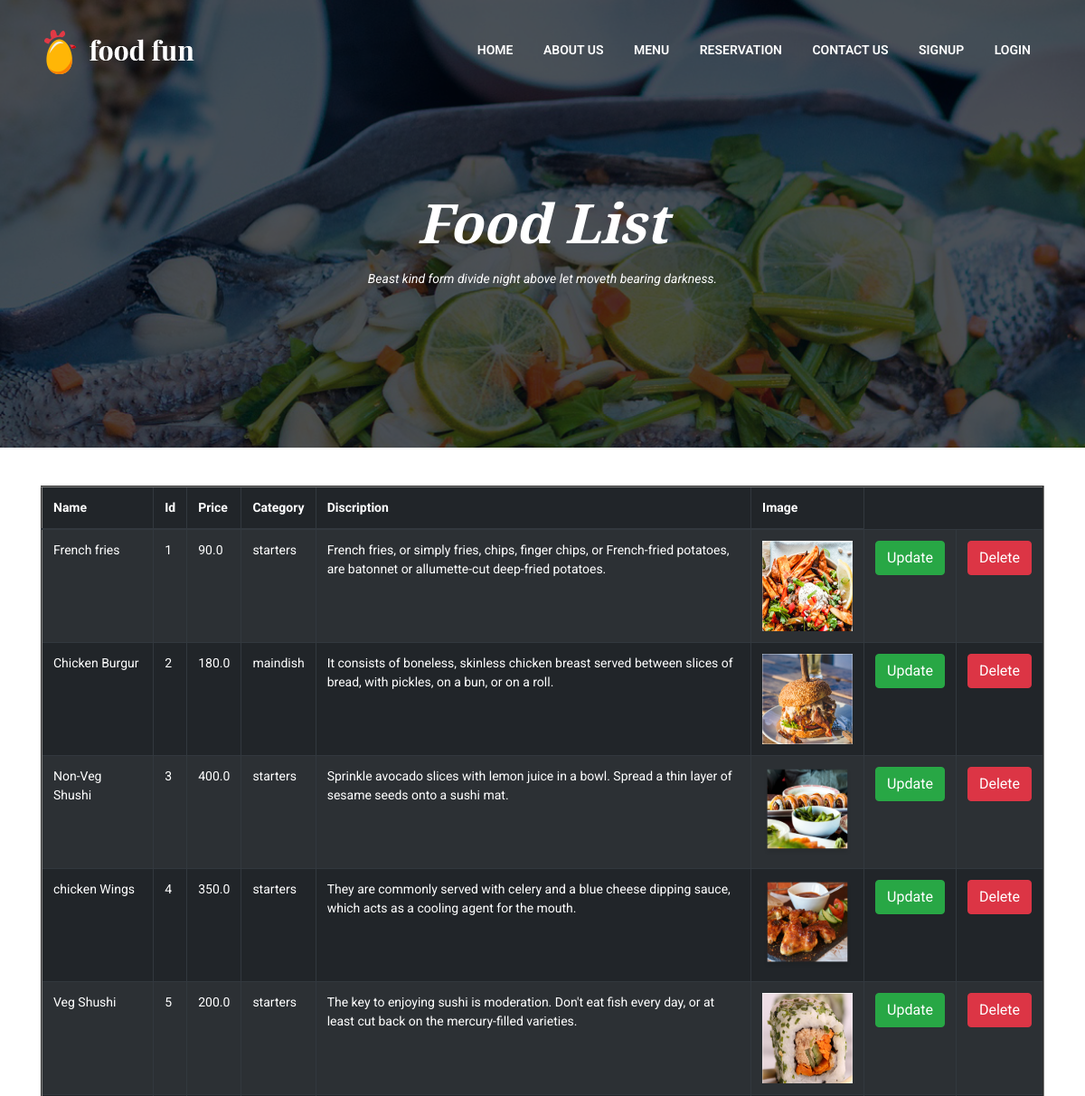
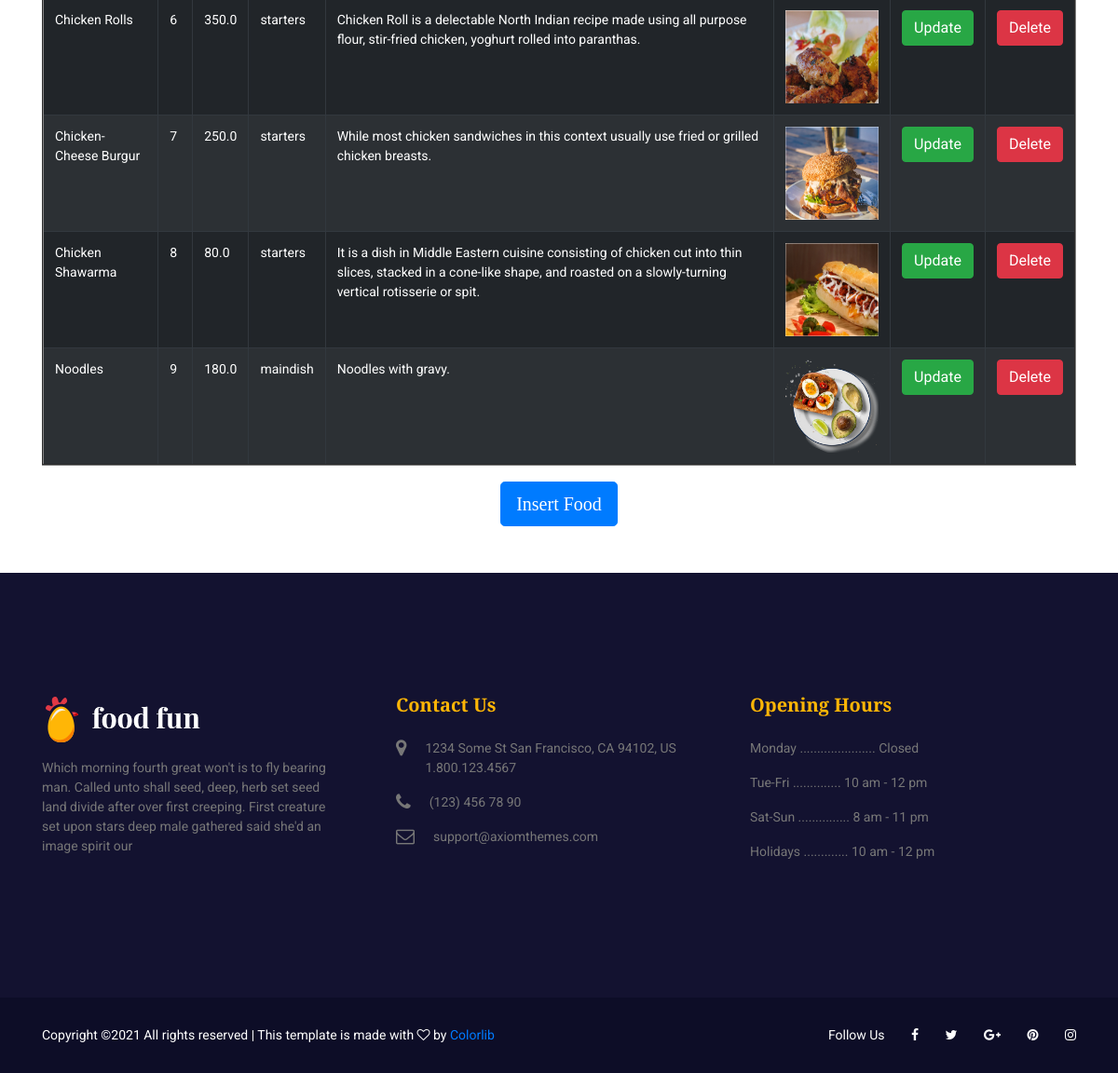
Screenshot of /food_list/ with the database file from the repository (2 pictures, top to bottom).
### foodapp/models.py (models this page shows)
class Food(models.Model):
    foodId = models.AutoField(primary_key=True)
    foodname = models.CharField(max_length=50)
    foodcategory = models.CharField(max_length=20, choices=STATUS_CHOICES, default='maindish')
    foodprice = models.FloatField()
    foodimage = models.ImageField(upload_to='media', blank=True, null=True, default='')
    fooddiscription = models.CharField(max_length=200)

### foodapp/views.py (the view)
# urls.py: path('food_list/', views.foodlist_view),
def foodlist_view(request):
    food = Food.objects.all()
    return render(request, 'foodapp/food_list.html', {'food': food})

### templates/foodapp/food_list.html
<!DOCTYPE html>
{% extends 'foodapp/base.html' %}
{% load static %}
{% block body_block %}
    <section class="banner-area banner-area2 menu-bg text-center">
        <div class="container">
            <div class="row">
                <div class="col-lg-12">
                    <h1><i>Food List</i></h1>
                    <p class="pt-2"><i>Beast kind form divide night above let moveth bearing darkness.</i></p>
                </div>
            </div>
        </div>
    </section>
    <br><br>
    <div class="container">
        <table class="table table-striped table-dark" border="2px">
          <thead>
            <tr>
                <th scope="col">Name</th>
                <th scope="col">Id</th>
                <th scope="col">Price</th>
                <th scope="col">Category</th>
                <th scope="col">Discription</th>
                <th scope="col">Image</th>
            </tr>
          </thead>
            <tbody>
                {% for f in food %}
                <tr>
                    <td>{{f.foodname}}</td>
                    <td>{{f.foodId}}</td>
                    <td>{{f.foodprice}}</td>
                    <td>{{f.foodcategory}}</td>
                    <td>{{f.fooddiscription}}</td>
                    {% if f.foodimage %}
                    <td><img src="{{f.foodimage.url}}" height="100px" width="100px"></td>
                    {% endif %}
                    <td><a class="btn btn-success" href="/updatefood/{{f.foodId}}">Update</a> </td>
                    <td><a class="btn btn-danger" href="/deletefood/{{f.foodId}}">Delete</a> </td>
                </tr>
                {% endfor %}
            </tbody>
        </table>
        <h3 align="center"><a align="center" class="btn btn-primary btn-lg" href="/addfood">Insert Food</a></h3>
    </div>
<br><br>
{% endblock %}

### templates/foodapp/base.html (shortened to what this page needs)
<!DOCTYPE html>
<html lang="en">
{% load static %}
<head>
    <link rel="stylesheet" href="{% static 'css/animate-3.7.0.css' %}">
    <link rel="stylesheet" href="{% static 'css/font-awesome-4.7.0.min.css' %}">
    <link rel="stylesheet" href="{% static 'css/bootstrap-4.1.3.min.css' %}">
    <link rel="stylesheet" href="{% static 'css/owl-carousel.min.css' %}">
    <link rel="stylesheet" href="{% static 'css/jquery.datetimepicker.min.css' %}">
    <link rel="stylesheet" href="{% static 'css/style.css' %}">
</head>
<body>
	<header class="header-area header-area2">
        <div class="container">
            <div class="row">
                <div class="col-lg-2">
                    <div class="logo-area">
                        <a href="/home"><img src="{% static 'images/logo/logo2.png' %}" alt="logo"></a>
                    </div>
                </div>
                <div class="col-lg-10">
                    <div class="main-menu main-menu2">
                        <ul>
                            <li class="active"><a href="/home">Home</a></li>
                            <li><a href="/aboutus">About Us</a></li>
                            <li><a href="/menu">Menu</a></li>
                            <li><a href="/reservation">Reservation</a></li>
                            <li><a href="/contactus">Contact Us</a></li>
                            {% if user.is_authenticated %}
                            <li><a href="/profile"><img src="{% static 'images/customer1.png' %}" height="30px" width="30px"> Welcome  <b>{{user.username}}</b></a></li>
                            <li><a href="/cart">MyCart</a></li>
                            {% if request.user.is_staff %}
                            <ul class="nav navbar-nav ml-auto">
                                    <li class="nav-item dropdown">
                                        <a href="#" class="nav-link dropdown-toggle" data-toggle="dropdown">Admin</a>
                                        <div class="dropdown-menu dropdown-menu-left">
                                        <ul>
                                            <li><a href="/food_list">Food</a></li>
                                            <li><a href="/orderlist">Orders</a></li>
                                            <li><a href="/reservationlist">bookings</a></li>
                                            <li><a href="/contactlist">Query</a></li>
                                            <li><a href="/customerlist">Customers</a></li>
                                        </ul>
                                        </div>
                                    </li>
                            </ul>
                            {% endif %}
                            <li><a href="/logout">Logout</a></li>
                            {% else %}
                            <li><a href="/signup">SignUp</a></li>
                            <li><a href="/login">Login</a></li>
                            {% endif %}
                        </ul>
                    </div>
                </div>
            </div>
        </div>
    </header>
    {% block body_block %}
    {% endblock %}
    <footer class="footer-area">
        <div class="footer-widget section-padding">
            <div class="container">
                <div class="row">
                    <div class="col-md-4">
                        <div class="single-widget single-widget1">
                            <a href="index.html"><img src="{% static 'images/logo/logo2.png' %}" alt=""></a>
                            <p class="mt-3">Which morning fourth great won't is to fly bearing man. Called unto shall seed, deep, herb set seed land divide after over first creeping. First creature set upon stars deep male gathered said she'd an image spirit our</p>
                        </div>
                    </div>
                    <div class="col-md-4">
                        <div class="single-widget single-widget2 my-5 my-md-0">
                            <h5 class="mb-4">contact us</h5>
                            <div class="d-flex">
                                <div class="into-icon">
                                    <i class="fa fa-map-marker"></i>
                                </div>
                                <div class="info-text">
                                    <p>1234 Some St San Francisco, CA 94102, US 1.800.123.4567 </p>
                                </div>
                            </div>
                            <div class="d-flex">
                                <div class="into-icon">
                                    <i class="fa fa-phone"></i>
                                </div>
                                <div class="info-text">
                                    <p>(123) 456 78 90</p>
                                </div>
                            </div>
                            <div class="d-flex">
                                <div class="into-icon">
                                    <i class="fa fa-envelope-o"></i>
                                </div>
                                <div class="info-text">
                                    <p>support@axiomthemes.com</p>
                                </div>
                            </div>
                        </div>
                    </div>
                    <div class="col-md-4">
                        <div class="single-widget single-widget3">
                            <h5 class="mb-4">opening hours</h5>
                            <p>Monday ...................... Closed</p>
                            <p>Tue-Fri .............. 10 am - 12 pm</p>
                            <p>Sat-Sun ............... 8 am - 11 pm</p>
                            <p>Holidays ............. 10 am - 12 pm</p>
                        </div>
                    </div>
                </div>
            </div>
        </div>
        <div class="footer-copyright">
            <div class="container">
                <div class="row">
                    <div class="col-lg-7 col-md-6">
                        <span>
Copyright &copy;<script>document.write(new Date().getFullYear());</script> All rights reserved | This template is made with <i class="fa fa-heart-o" aria-hidden="true"></i> by <a href="https://colorlib.com" target="_blank">Colorlib</a>
</span>
                    </div>
                    <div class="col-lg-5 col-md-6">
                        <div class="social-icons">
                            <ul>
                                <li class="no-margin">Follow Us</li>
                                <li><a href="#"><i class="fa fa-facebook"></i></a></li>
                                <li><a href="#"><i class="fa fa-twitter"></i></a></li>
                                <li><a href="#"><i class="fa fa-google-plus"></i></a></li>
                                <li><a href="#"><i class="fa fa-pinterest"></i></a></li>
                                <li><a href="#"><i class="fa fa-instagram"></i></a></li>
                            </ul>
                        </div>
                    </div>
                </div>
            </div>
        </div>
    </footer>
</body>
</html>

### static/css/style.css (style rules this page uses)
body { color:#777;font-family:"Roboto",sans-serif;font-size:14px;font-weight:400 }
h1 { color:#fff;font-family:"Playfair Display",serif;font-size:60px !important;font-weight:700;font-style:italic }
h3 { color:#131230;font-family:"Playfair Display",serif;font-size:36px !important;font-weight:700 }
h5 { color:#131230;font-family:"Playfair Display",serif;text-transform:capitalize;font-size:20px !important;font-weight:700 }
ul { margin:0;padding:0;list-style:none }
.main-menu ul { float:right }
.main-menu ul li { display:inline;position:relative }
.main-menu ul li a { color:#131230;font-family:"Roboto",sans-serif;text-transform:uppercase;font-size:14px;font-weight:600;display:inline-block;padding:15px }
.main-menu2 ul a { color:#fff !important }
.header-area { padding:20px 0;background:#fff;position:absolute;top:20px;left:50%;width:80%;z-index:1;-webkit-transform:translate(-50%, 0);-moz-transform:translate(-50%, 0);-ms-transform:translate(-50%, 0);-o-transform:translate(-50%, 0);transform:translate(-50%, 0);-webkit-border-radius:3px;-moz-border-radius:3px;-ms-border-radius:3px;-o-border-radius:3px;border-radius:3px }
@media (min-width: 1200px) and (max-width: 1440px) { .header-area { width:90% } }
.header-area2 { padding:30px 0;background:transparent;position:absolute;top:0;left:0;width:100%;z-index:2;-webkit-transform:translate(0, 0);-moz-transform:translate(0, 0);-ms-transform:translate(0, 0);-o-transform:translate(0, 0);transform:translate(0, 0);-webkit-border-radius:0;-moz-border-radius:0;-ms-border-radius:0;-o-border-radius:0;border-radius:0 }
.banner-area { padding:400px 0 350px;background-color:#b0b0b0;background-image:url("../images/banner-bg.jpg");background-repeat:no-repeat;background-position:center;background-size:cover;position:relative }
.banner-area2 { padding:210px 0 160px;background-image:url("../images/about-bg.jpg");position:relative;z-index:1 }
.banner-area2:after { content:'';position:absolute;top:0;left:0;width:100%;height:100%;background:rgba(1,7,16,0.7);z-index:-1 }
.banner-area2 p { color:#fff }
.menu-bg { background-image:url("../images/menu-bg.jpg") }
.footer-widget { background:#131230 }
.footer-widget .single-widget1 { padding-right:30px }
.footer-widget .single-widget h5 { color:#ffb606 }
.footer-widget .single-widget i { color:inherit }
.footer-copyright { padding:30px 0;background:#0d0d27;color:#fff }
.footer-copyright ul { float:right }
.footer-copyright ul li { display:inline;margin-left:25px }
.footer-copyright ul li i { display:inline-block;color:#fff;-webkit-transition:.3s;-moz-transition:.3s;-o-transition:.3s;transition:.3s }
.into-icon i { font-size:20px;color:#ffb606;margin-right:20px }
h1 { font-size:36px }
h3 { font-size:24px }
h5 { font-size:16px }
.section-padding { padding:130px 0 }

### rows the page displays
Food: foodname "French fries", foodId "1", foodprice "90.0", foodcategory "starters", fooddiscription "French fries, or simply fries, chips, finger chips, or French-fried potatoes, are batonnet or allumette-cut deep-fried potatoes.", foodimage (picture)
Food: foodname "Chicken Burgur", foodId "2", foodprice "180.0", foodcategory "maindish", fooddiscription "It consists of boneless, skinless chicken breast served between slices of bread, with pickles, on a bun, or on a roll.", foodimage (picture)
Food: foodname "Non-Veg Shushi", foodId "3", foodprice "400.0", foodcategory "starters", fooddiscription "Sprinkle avocado slices with lemon juice in a bowl. Spread a thin layer of sesame seeds onto a sushi mat.", foodimage (picture)
Food: foodname "chicken Wings", foodId "4", foodprice "350.0", foodcategory "starters", fooddiscription "They are commonly served with celery and a blue cheese dipping sauce, which acts as a cooling agent for the mouth.", foodimage (picture)
Food: foodname "Veg Shushi", foodId "5", foodprice "200.0", foodcategory "starters", fooddiscription "The key to enjoying sushi is moderation. Don't eat fish every day, or at least cut back on the mercury-filled varieties.", foodimage (picture)
Food: foodname "Chicken Rolls", foodId "6", foodprice "350.0", foodcategory "starters", fooddiscription "Chicken Roll is a delectable North Indian recipe made using all purpose flour, stir-fried chicken, yoghurt rolled into paranthas.", foodimage (picture)
Food: foodname "Chicken-Cheese Burgur", foodId "7", foodprice "250.0", foodcategory "starters", fooddiscription "While most chicken sandwiches in this context usually use fried or grilled chicken breasts.", foodimage (picture)
Food: foodname "Chicken Shawarma", foodId "8", foodprice "80.0", foodcategory "starters", fooddiscription "It is a dish in Middle Eastern cuisine consisting of chicken cut into thin slices, stacked in a cone-like shape, and roasted on a slowly-turning vertical rotisserie or spit.", foodimage (picture)
Food: foodname "Noodles", foodId "9", foodprice "180.0", foodcategory "maindish", fooddiscription "Noodles with gravy.", foodimage (picture)
